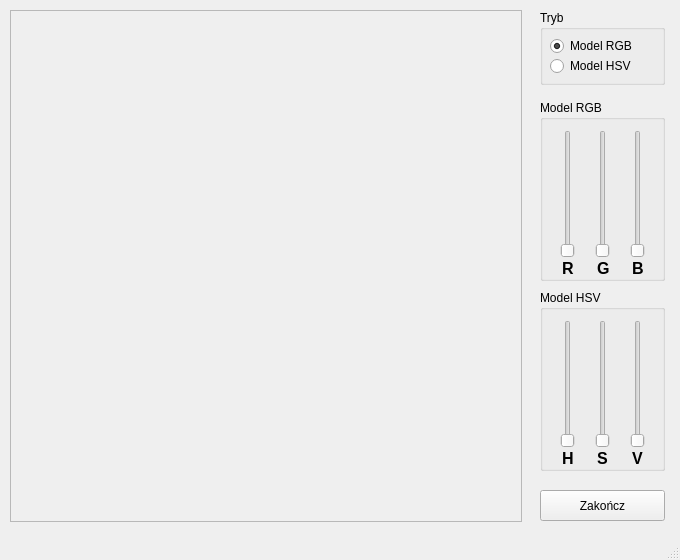
<?xml version="1.0" encoding="UTF-8"?>
<ui version="4.0">
 <class>MainWindow</class>
 <widget class="QMainWindow" name="MainWindow">
  <property name="geometry">
   <rect>
    <x>0</x>
    <y>0</y>
    <width>680</width>
    <height>560</height>
   </rect>
  </property>
  <property name="windowTitle">
   <string>PGK - Zadanie #7: Modele barw - RGB i HSV</string>
  </property>
  <widget class="QWidget" name="centralwidget">
   <widget class="QFrame" name="frame">
    <property name="geometry">
     <rect>
      <x>10</x>
      <y>10</y>
      <width>512</width>
      <height>512</height>
     </rect>
    </property>
    <property name="frameShape">
     <enum>QFrame::StyledPanel</enum>
    </property>
    <property name="frameShadow">
     <enum>QFrame::Raised</enum>
    </property>
   </widget>
   <widget class="QGroupBox" name="RGBGroupBox">
    <property name="geometry">
     <rect>
      <x>540</x>
      <y>100</y>
      <width>125</width>
      <height>181</height>
     </rect>
    </property>
    <property name="title">
     <string notr="true">Model RGB</string>
    </property>
    <property name="flat">
     <bool>false</bool>
    </property>
    <widget class="QSlider" name="sliderRed">
     <property name="geometry">
      <rect>
       <x>20</x>
       <y>30</y>
       <width>16</width>
       <height>128</height>
      </rect>
     </property>
     <property name="maximum">
      <number>255</number>
     </property>
     <property name="orientation">
      <enum>Qt::Vertical</enum>
     </property>
    </widget>
    <widget class="QSlider" name="sliderGreen">
     <property name="geometry">
      <rect>
       <x>55</x>
       <y>30</y>
       <width>16</width>
       <height>128</height>
      </rect>
     </property>
     <property name="maximum">
      <number>255</number>
     </property>
     <property name="orientation">
      <enum>Qt::Vertical</enum>
     </property>
    </widget>
    <widget class="QSlider" name="sliderBlue">
     <property name="geometry">
      <rect>
       <x>90</x>
       <y>30</y>
       <width>16</width>
       <height>128</height>
      </rect>
     </property>
     <property name="maximum">
      <number>255</number>
     </property>
     <property name="orientation">
      <enum>Qt::Vertical</enum>
     </property>
    </widget>
    <widget class="QLabel" name="labelRed">
     <property name="geometry">
      <rect>
       <x>22</x>
       <y>160</y>
       <width>16</width>
       <height>16</height>
      </rect>
     </property>
     <property name="font">
      <font>
       <pointsize>12</pointsize>
       <bold>true</bold>
      </font>
     </property>
     <property name="text">
      <string>R</string>
     </property>
    </widget>
    <widget class="QLabel" name="labelGreen">
     <property name="geometry">
      <rect>
       <x>57</x>
       <y>160</y>
       <width>16</width>
       <height>16</height>
      </rect>
     </property>
     <property name="font">
      <font>
       <pointsize>12</pointsize>
       <bold>true</bold>
      </font>
     </property>
     <property name="text">
      <string>G</string>
     </property>
    </widget>
    <widget class="QLabel" name="labelBlue">
     <property name="geometry">
      <rect>
       <x>92</x>
       <y>160</y>
       <width>16</width>
       <height>16</height>
      </rect>
     </property>
     <property name="font">
      <font>
       <pointsize>12</pointsize>
       <bold>true</bold>
      </font>
     </property>
     <property name="text">
      <string>B</string>
     </property>
    </widget>
   </widget>
   <widget class="QPushButton" name="exitButton">
    <property name="geometry">
     <rect>
      <x>540</x>
      <y>490</y>
      <width>125</width>
      <height>31</height>
     </rect>
    </property>
    <property name="text">
     <string>Zakończ</string>
    </property>
   </widget>
   <widget class="QGroupBox" name="HSVGroupBox">
    <property name="geometry">
     <rect>
      <x>540</x>
      <y>290</y>
      <width>125</width>
      <height>181</height>
     </rect>
    </property>
    <property name="title">
     <string>Model HSV</string>
    </property>
    <widget class="QSlider" name="sliderHue">
     <property name="geometry">
      <rect>
       <x>20</x>
       <y>30</y>
       <width>16</width>
       <height>128</height>
      </rect>
     </property>
     <property name="maximum">
      <number>359</number>
     </property>
     <property name="orientation">
      <enum>Qt::Vertical</enum>
     </property>
    </widget>
    <widget class="QSlider" name="sliderSat">
     <property name="geometry">
      <rect>
       <x>55</x>
       <y>30</y>
       <width>16</width>
       <height>128</height>
      </rect>
     </property>
     <property name="maximum">
      <number>511</number>
     </property>
     <property name="orientation">
      <enum>Qt::Vertical</enum>
     </property>
    </widget>
    <widget class="QSlider" name="sliderVal">
     <property name="geometry">
      <rect>
       <x>90</x>
       <y>30</y>
       <width>16</width>
       <height>128</height>
      </rect>
     </property>
     <property name="maximum">
      <number>511</number>
     </property>
     <property name="orientation">
      <enum>Qt::Vertical</enum>
     </property>
    </widget>
    <widget class="QLabel" name="labelHue">
     <property name="geometry">
      <rect>
       <x>22</x>
       <y>160</y>
       <width>16</width>
       <height>16</height>
      </rect>
     </property>
     <property name="font">
      <font>
       <pointsize>12</pointsize>
       <bold>true</bold>
      </font>
     </property>
     <property name="text">
      <string>H</string>
     </property>
    </widget>
    <widget class="QLabel" name="labelSat">
     <property name="geometry">
      <rect>
       <x>57</x>
       <y>160</y>
       <width>16</width>
       <height>16</height>
      </rect>
     </property>
     <property name="font">
      <font>
       <pointsize>12</pointsize>
       <bold>true</bold>
      </font>
     </property>
     <property name="text">
      <string>S</string>
     </property>
    </widget>
    <widget class="QLabel" name="labelVal">
     <property name="geometry">
      <rect>
       <x>92</x>
       <y>160</y>
       <width>16</width>
       <height>16</height>
      </rect>
     </property>
     <property name="font">
      <font>
       <pointsize>12</pointsize>
       <bold>true</bold>
      </font>
     </property>
     <property name="text">
      <string>V</string>
     </property>
    </widget>
   </widget>
   <widget class="QGroupBox" name="ModeGroupBox">
    <property name="geometry">
     <rect>
      <x>540</x>
      <y>10</y>
      <width>125</width>
      <height>75</height>
     </rect>
    </property>
    <property name="title">
     <string>Tryb</string>
    </property>
    <widget class="QRadioButton" name="RGBModeButton">
     <property name="geometry">
      <rect>
       <x>10</x>
       <y>25</y>
       <width>101</width>
       <height>22</height>
      </rect>
     </property>
     <property name="text">
      <string>Model RGB</string>
     </property>
     <property name="checked">
      <bool>true</bool>
     </property>
    </widget>
    <widget class="QRadioButton" name="HSVModeButton">
     <property name="geometry">
      <rect>
       <x>10</x>
       <y>45</y>
       <width>101</width>
       <height>22</height>
      </rect>
     </property>
     <property name="text">
      <string>Model HSV</string>
     </property>
    </widget>
   </widget>
  </widget>
  <widget class="QStatusBar" name="statusbar"/>
 </widget>
 <resources/>
 <connections/>
</ui>
